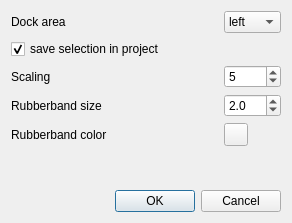
<?xml version="1.0" encoding="UTF-8"?>
<ui version="4.0">
 <class>Settings</class>
 <widget class="QDialog" name="Settings">
  <property name="geometry">
   <rect>
    <x>0</x>
    <y>0</y>
    <width>292</width>
    <height>223</height>
   </rect>
  </property>
  <property name="windowTitle">
   <string>Item Browser :: settings</string>
  </property>
  <layout class="QGridLayout" name="gridLayout">
   <item row="3" column="0">
    <widget class="QLabel" name="label_2">
     <property name="text">
      <string>Rubberband size</string>
     </property>
    </widget>
   </item>
   <item row="4" column="0">
    <widget class="QLabel" name="label">
     <property name="text">
      <string>Rubberband color</string>
     </property>
    </widget>
   </item>
   <item row="1" column="0">
    <widget class="QCheckBox" name="saveSelectionInProject">
     <property name="text">
      <string>save selection in project</string>
     </property>
     <property name="checked">
      <bool>true</bool>
     </property>
    </widget>
   </item>
   <item row="5" column="0">
    <spacer name="verticalSpacer">
     <property name="orientation">
      <enum>Qt::Vertical</enum>
     </property>
     <property name="sizeHint" stdset="0">
      <size>
       <width>20</width>
       <height>40</height>
      </size>
     </property>
    </spacer>
   </item>
   <item row="3" column="1">
    <widget class="QDoubleSpinBox" name="rubberWidth">
     <property name="toolTip">
      <string extracomment="Width of the selected distance circles used for triangulation."/>
     </property>
     <property name="decimals">
      <number>1</number>
     </property>
     <property name="singleStep">
      <double>1.000000000000000</double>
     </property>
     <property name="value">
      <double>2.000000000000000</double>
     </property>
    </widget>
   </item>
   <item row="2" column="1">
    <widget class="QSpinBox" name="scale">
     <property name="minimum">
      <number>1</number>
     </property>
     <property name="maximum">
      <number>15</number>
     </property>
     <property name="value">
      <number>5</number>
     </property>
    </widget>
   </item>
   <item row="2" column="0">
    <widget class="QLabel" name="label_3">
     <property name="text">
      <string>Scaling</string>
     </property>
    </widget>
   </item>
   <item row="6" column="0" colspan="2">
    <widget class="QDialogButtonBox" name="buttonBox">
     <property name="orientation">
      <enum>Qt::Horizontal</enum>
     </property>
     <property name="standardButtons">
      <set>QDialogButtonBox::Cancel|QDialogButtonBox::Ok</set>
     </property>
    </widget>
   </item>
   <item row="0" column="0">
    <widget class="QLabel" name="label_4">
     <property name="text">
      <string>Dock area</string>
     </property>
    </widget>
   </item>
   <item row="0" column="1">
    <widget class="QComboBox" name="dockArea">
     <item>
      <property name="text">
       <string>left</string>
      </property>
     </item>
     <item>
      <property name="text">
       <string>right</string>
      </property>
     </item>
    </widget>
   </item>
   <item row="4" column="1">
    <widget class="QgsColorButton" name="rubberColor">
     <property name="colorDialogTitle">
      <string>Select Color for rubber band</string>
     </property>
    </widget>
   </item>
  </layout>
 </widget>
 <customwidgets>
  <customwidget>
   <class>QgsColorButton</class>
   <extends>QToolButton</extends>
   <header>QgsColorButton.h</header>
  </customwidget>
 </customwidgets>
 <resources/>
 <connections>
  <connection>
   <sender>buttonBox</sender>
   <signal>accepted()</signal>
   <receiver>Settings</receiver>
   <slot>accept()</slot>
   <hints>
    <hint type="sourcelabel">
     <x>236</x>
     <y>241</y>
    </hint>
    <hint type="destinationlabel">
     <x>157</x>
     <y>166</y>
    </hint>
   </hints>
  </connection>
  <connection>
   <sender>buttonBox</sender>
   <signal>rejected()</signal>
   <receiver>Settings</receiver>
   <slot>reject()</slot>
   <hints>
    <hint type="sourcelabel">
     <x>257</x>
     <y>241</y>
    </hint>
    <hint type="destinationlabel">
     <x>257</x>
     <y>166</y>
    </hint>
   </hints>
  </connection>
 </connections>
</ui>
